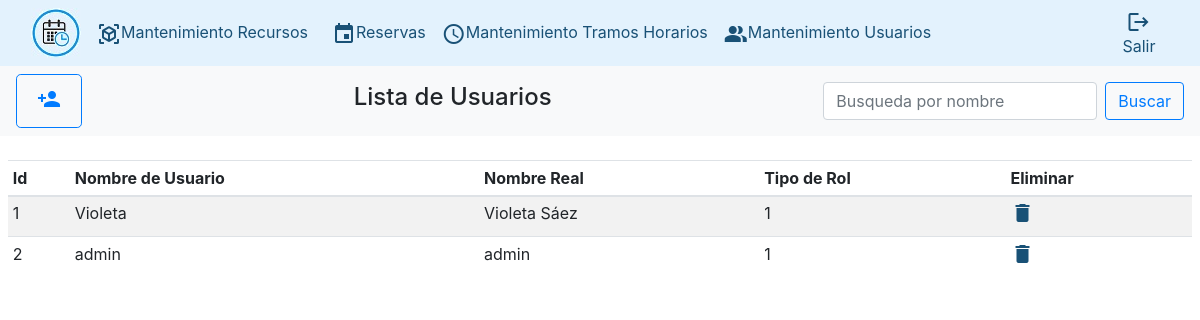
The page /?controller=users&&action=showUsers (signed in) on the database its author committed.
### tables this page shows
CREATE TABLE users (
  id INT AUTO_INCREMENT NOT NULL,
  username VARCHAR(250) NOT NULL,
  password VARCHAR(250) NOT NULL,
  realname VARCHAR(250) NOT NULL,
  type int NOT NULL,
  PRIMARY KEY (id)
);

### Controllers/UsersController.php (called while the page is built, shortened)
<?php
class UsersController
{
	function showUsers(){
		$listaUsers=Users::all();
		require_once('Views/Users/showUsers.php');
	}
}
?>

### index.php (called while the page is built, shortened)
<?php
	require_once('Views/Layouts/layout.php');
?>

### Model/Users.php (called while the page is built, shortened)
<?php
class Users {
	private $id;
	private $username;
	private $realname;
	private $type;
	public function getIdUsers() {
		return $this->id;
	}
	public function setIdUsers($id) {
		$this->id = $id;
	}
	public function getUsername() {
		return $this->username;
	}
	public function setUsername($username) {
		$this->username = $username;
	}
	public function getRealname() {
		return $this->realname;
	}
	public function setRealname($realname) {
		$this->realname = $realname;
	}
	public function getType() {
		return $this->type;
	}
	public function setType($type) {
		$this->type = $type;
	}
	public static function all(){
		$db=Db::getConnect();
		$listaUsers=[];
		$select=$db->query('SELECT *
							FROM users
							ORDER BY id');
		foreach($select->fetchAll() as $users){
			$listaUsers[]=new Users($users['id'],$users['username'],$users['password'],$users['realname'],
				$users['type']);
		}
		return $listaUsers;
	}
}
?>

### Views/Users/showUsers.php (the view, shortened to what this page needs)
<?php
  if($_SESSION["realname"] ?? null) {
?>
<div>
	<nav class="navbar navbar-light bg-light w-100">
		<a href="?controller=users&action=register"
			class="btn btn-outline-primary btn-lg"
			role="button" aria-disabled="true"><span class='material-icons md-18 p-1'>
			person_add</span>
		</a>
		<h4>Lista de Usuarios</h4>
		<form class="form-inline" action="?controller=users&action=search" method="post">
			<input class="form-control mr-sm-2" type="search" id="username" name="username"
				placeholder="Busqueda por nombre" aria-label="Search">
			<button class="btn btn-outline-primary my-2 my-sm-0" type="submit">Buscar</button>
		</form>
	</nav>
	<br/>
	<div class="table table-striped pl-2 pr-2">
		<table class="table table-hover table-sm">
			<thead>
				<tr>
					<th>Id</th>
					<th>Nombre de Usuario</th>
					<th>Nombre Real</th>
					<th>Tipo de Rol</th>
					<th>Eliminar</th>
				</tr>
			</thead>
			<tbody style="cursor: pointer;">
					<?php foreach ($listaUsers as$users) {?>
					<tr onclick="document.location='?controller=users&&action=updateUsers&&id=<?php
						echo $users->getIdUsers()?>'">
						<td><?php echo $users->getIdUsers(); ?></a> </td>
						<td><?php echo $users->getUsername(); ?></td>
						<td><?php echo $users->getRealname(); ?></td>
						<td><?php echo $users->getType(); ?></td>
						<td><span class='material-icons md-18'>
						<a href="?controller=users&&action=delete&&id=<?php
						echo $users->getIdUsers() ?>" style="color:#195176;">delete</a></span></td>
					</tr>
					<?php } ?>
			</tbody>
		</table>
	</div>
</div>
<?php
  }else require_once('Views/Errors/accessDenied.php');
?>

### rows shown on the page
users: id "1", username "Violeta", realname "Violeta Sáez", type "1"
users: id "2", username "admin", realname "admin", type "1"
